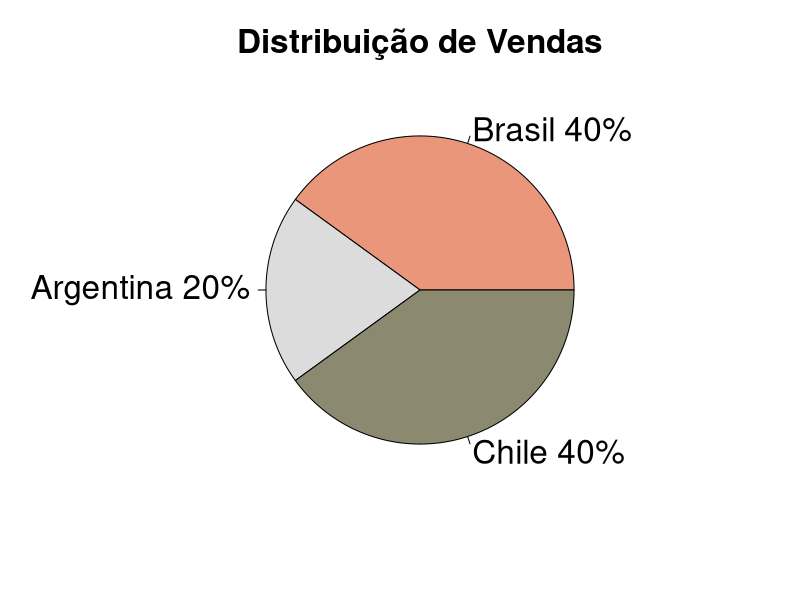
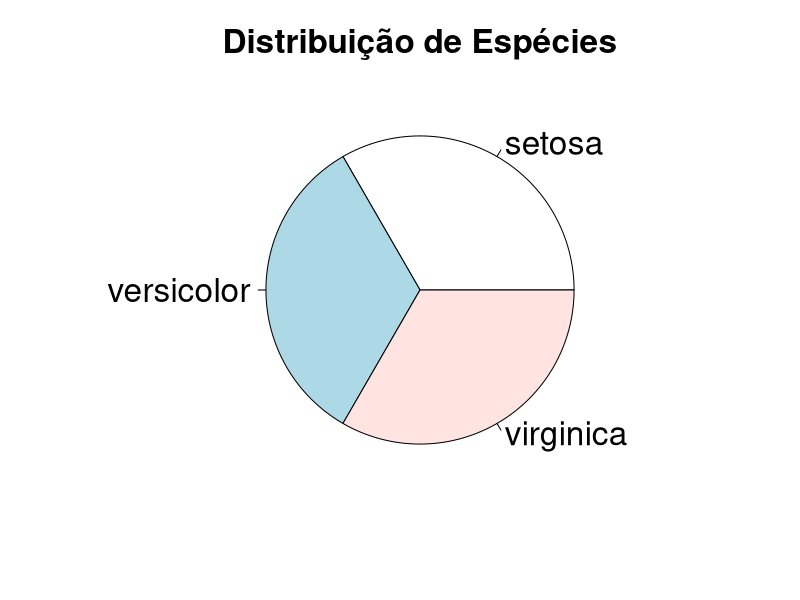
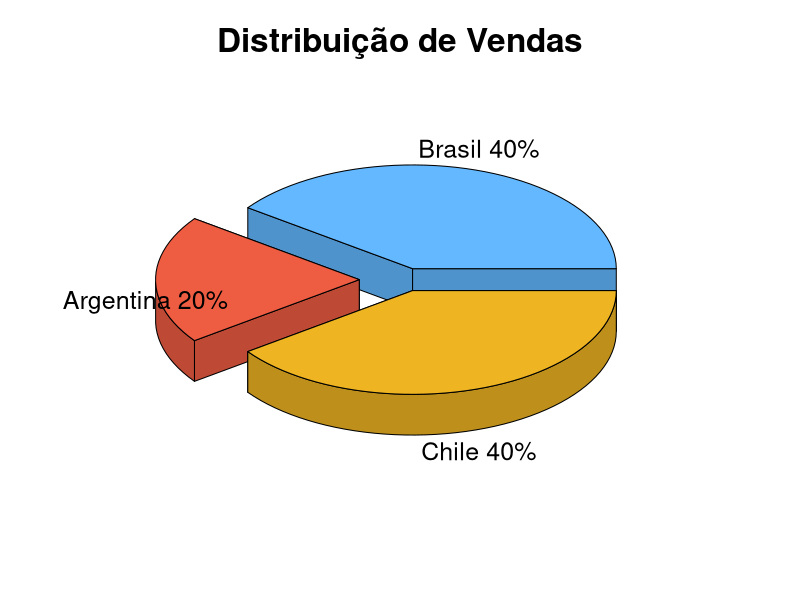

These figures' R source, in order:
username_dir = Sys.getenv("USERNAME")
setwd(paste("C:/Users/", username_dir, "/DSA-Data-Science/BigDataAnalyticscomReMicrosoftAzureMachineLearning/Cap04", sep = ""))
getwd()
windows(width = 15, height = 10)

# Criando fatias
fatias = c(40, 20, 40)

# Nomeando as fatias
paises = c("Brasil", "Argentina", "Chile")

# Unindo países e fatias
paises = paste(paises, fatias)
paises

# Incluindo mais detalhes no label
paises = paste(paises, "%", sep = "")
paises

# Construindo um gráfico
pie(fatias, labels = paises, main = "Distribuição de Vendas", cex = 2, cex.main = 2,
    col = c("darksalmon", "gainsboro", "lemonchiffon4"))
# labels = paises: adiciona os labels
# main = "Distribuição de Vendas": adiciona o título
# cex = 2: aumenta o tamanho dos labels
# cex.main = 2: aumenta o tamanho do título
# col = c("darksalmon", "gainsboro", "lemonchiffon4"): adiciona cores às fatias

# Construindo um gráfico a partir de um dataframe
attach(iris)
Values = table(Species) # Conta a quantidade de espécies
labels = paste(names(Values))
pie(Values, labels = labels, main = "Distribuição de Espécies", cex = 2, cex.main = 2)

# Construindo um gráfico de pizza 3D
install.packages("plotrix") # Instala o pacote plotrix
library(plotrix) # Carrega o pacote plotrix
?pie3D
pie3D(fatias, labels = paises, main = "Distribuição de Vendas",
    cex = 2, cex.main = 2, explode = 0.2, theta = 0.8,
    col = c("steelblue1", "tomato2", "goldenrod2"))
# explode = 0.2: afasta as fatias
# theta = 0.8: inclina o gráfico